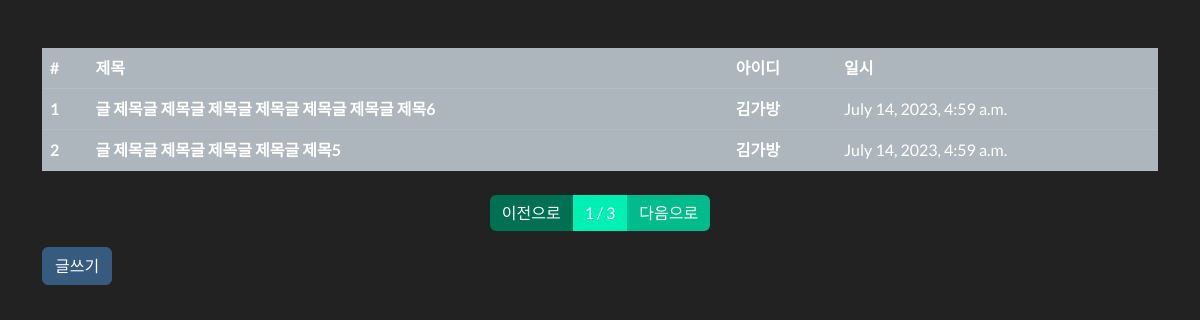
Page /board/ on the earlier database version.
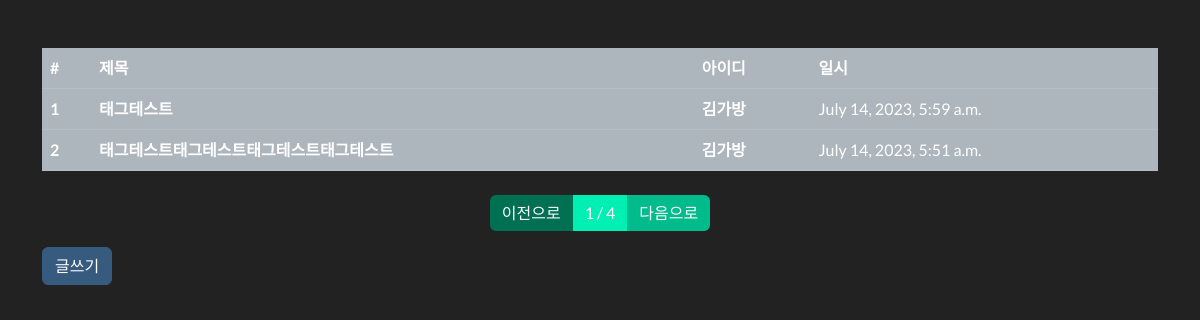
Same page on the later database version.
### board/models.py (models this page shows, shortened)
class Board(models.Model):
    title = models.CharField(max_length=128, verbose_name="글 제목")
    contents = models.TextField(verbose_name="글 내용")
    writer = models.ForeignKey('user.FcUser', on_delete=models.CASCADE,
                               verbose_name="글 작성자")  # on_delete=models.CASECASE : user가 없어지면 이와 관련된 모든 것을 지움
    tags = models.ManyToManyField('tag.Tag', verbose_name="태그")
    registered_dttm = models.DateTimeField(auto_now_add=True, verbose_name="등록 시간")
    class Meta:
        db_table = 'fastcampus_board'  # 앱들과 구분해서 db의 실제 테이블명을 짓기 위해서 사용함
        verbose_name = "패스트캠퍼스 게시글"
        verbose_name_plural = "패스트캠퍼스 게시글 목록"

### user/models.py (models this page shows, shortened)
class FcUser(models.Model):
    user_name = models.CharField(max_length=32, verbose_name="사용자 이름")
    user_email = models.CharField(max_length=128, verbose_name="사용자 이메일")
    password = models.CharField(max_length=64, verbose_name="비밀번호")
    registered_dttm = models.DateTimeField(auto_now_add=True, verbose_name="등록 시간")
    class Meta:
        db_table = 'fastcampus_fcuser' # 앱들과 구분해서 db의 실제 테이블명을 짓기 위해서 사용함
        verbose_name = "패스트캠퍼스 사용자"
        verbose_name_plural = "패스트캠퍼스 사용자들"

### board/views.py (the view)
# urls.py: path("", views.board_list, name="board_list"),
def board_list(request):
    all_boards = Board.objects.all().order_by('-id')
    page = request.GET.get("p", 1)
    paginator = Paginator(all_boards, 2)
    boards = paginator.get_page(page)
    return render(request, "board_list.html", {"boards": boards})

### board/templates/board_list.html (shortened to what this page needs)
{% extends "base.html" %}
{% block contents %}
<div class="row mt-5">
    <div class="col-12">
        <table class="table table-light">
            <thead class="thead-light">
                <tr>
                    <th>#</th>
                    <th>제목</th>
                    <th>아이디</th>
                    <th>일시</th>
                </tr>
            </thead>
            {% for board in boards %}
            <tbody class="text-dark">
                <tr onclick="location.href='/board/{{ board.pk }}'">
                    <th>{{ forloop.counter }}</th>
                    <th>{{ board.title }}</th>
                    <th>{{ board.writer.user_name }}</th>
                    <td>{{ board.registered_dttm }}</td>
                </tr>
            </tbody>
            {% endfor %}
        </table>
    </div>
</div>
<div class="row mt-2">
    <div class="col-12">
        <nav>
            <ul class="pagination justify-content-center">
                {% if boards.has_previous %}
                    <li class="page-item">
                        <a href="?p={{ boards.previous_page_number }}" class="page-link">이전으로</a>
                    </li>
                {% else %}
                    <li class="page-item disabled">
                        <a href="." class="page-link disabled">이전으로</a>
                    </li>
                {% endif %}
                <li class="page-item active">
                    <a href="#" class="page-link">{{ boards.number }} / {{ boards.paginator.num_pages }}</a>
                </li>
                {% if boards.has_next %}
                    <li class="page-item">
                        <a href="?p={{ boards.next_page_number }}" class="page-link">다음으로</a>
                    </li>
                {% else %}
                    <li class="page-item disabled">
                        <a href="." class="page-link disabled">다음으로</a>
                    </li>
                {% endif %}
            </ul>
        </nav>
    </div>
</div>
<div class="row">
    <div class="col-12">
        <button type="button" class="btn btn-primary" onclick="location.href='{% url "board:board_write" %}'">글쓰기</button>
    </div>
</div>
{% endblock %}

### board/templates/base.html (shortened to what this page needs)
<!DOCTYPE html>
<html lang="en">
<head>
    <link rel="stylesheet" href="/static/bootstrap.min.css" />
</head>
<body>
<div class="container">
    {% block contents %}
    {% endblock %}
</div>
</body>
</html>

Differences in the rows shown:
no longer on this page (row unchanged): Board: title "글 제목글 제목글 제목글 제목글 제목글 제목글 제목6", writer.user_name "김가방", registered_dttm "July 14, 2023, 4:59 a.m."
no longer on this page (row unchanged): Board: title "글 제목글 제목글 제목글 제목글 제목5", writer.user_name "김가방", registered_dttm "July 14, 2023, 4:59 a.m."
added Board: title "태그테스트", writer.user_name "김가방", registered_dttm "July 14, 2023, 5:59 a.m."
added Board: title "태그테스트태그테스트태그테스트태그테스트", writer.user_name "김가방", registered_dttm "July 14, 2023, 5:51 a.m."
Other differences:
{{ boards.paginator.num_pages }}: "3" → "4"
